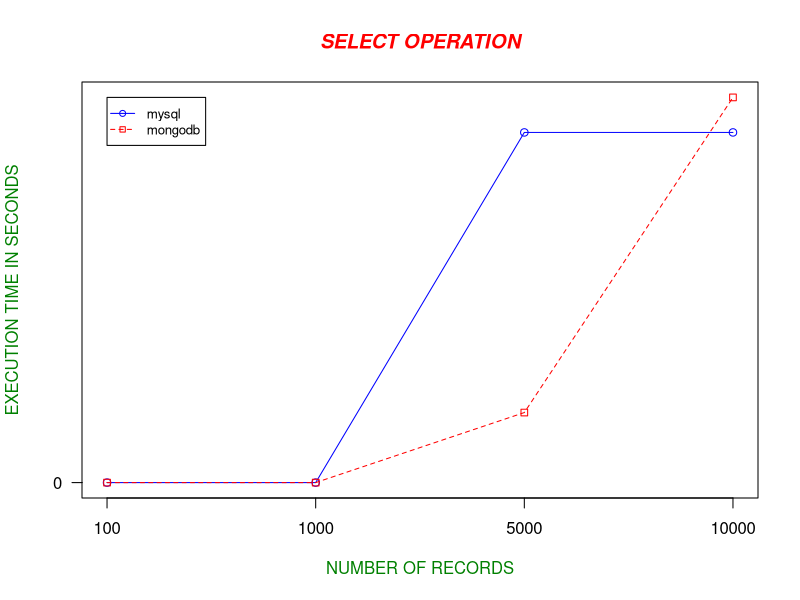

Here is the R script that generated this plot:
#Analysis of Variance(ANOVA)

mysql <- c(0.00,	0.00,	0.01,	0.01)
mongodb <- c(0,	0,	0.002,	0.011)

#combines data into a single data set.
Combined_grps <- data.frame(cbind(mysql,mongodb))
Combined_grps # shows spreadsheet like results

Stacked_grps <- stack(Combined_grps)
Stacked_grps  # shows the table Stacked_grps

Anova_results <- aov(values~ind,data = Stacked_grps)
summary(Anova_results) # shows Anova_results
#For displaying Graph
# Calculate range from 0 to max value of mysql and mongodb
g_range <- range(0, mysql, mongodb)

# Graph autos using y axis that ranges from 0 to max 
# value in mysql or mongodb vector.  Turn off axes and 
# annotations (axis labels) so we can specify them ourself
plot(mysql, type="o", col="blue", ylim=g_range, axes=FALSE, ann=FALSE)

# Make x axis using 100-10000 labels
axis(1, at=1:4, lab=c("100","1000","5000","10000"))

# Make y axis with horizontal labels that display ticks at 
# every 1 marks. 1*0:g_range[2] is equivalent to c(0,1,2,3).
axis(2, las=1, at=1*0:g_range[2])

# Create box around plot
box()

# Graph mongodb with red dashed line and square points
lines(mongodb, type="o", pch=22, lty=2, col="red")

# Create a title with a red, bold/italic font
title(main="SELECT OPERATION", col.main="red", font.main=4)

# Label the x and y axes with dark green text
title(xlab="NUMBER OF RECORDS", col.lab=rgb(0,0.5,0))
title(ylab="EXECUTION TIME IN SECONDS", col.lab=rgb(0,0.5,0))

# Create a legend at (1, g_range[2]) that is slightly smaller  
# and uses the same line colors and points used by 
# the actual plots 
legend(1, g_range[2], c("mysql","mongodb"), cex=0.8, 
       col=c("blue","red"), pch=21:22, lty=1:2)